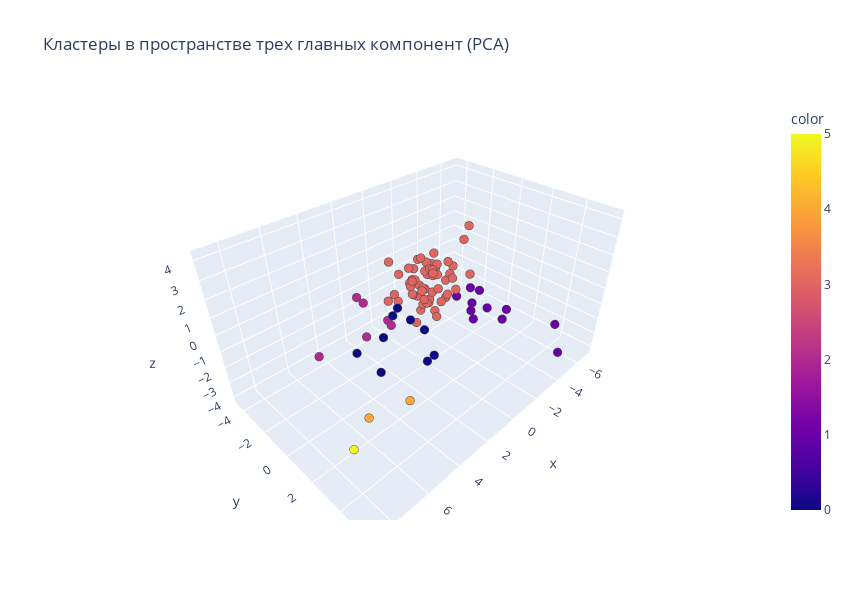

The code cell stored with this chart in its notebook:
### Markdown cell above
**Выводы по результатам тестирования и валидации**

Гауссова смесь показывает наилучшие метрики (коэффициент силуэта и индекс Davies-Bouldin). Наилучший коэффициент Calinski-Harabatz и индекс Рэнда у метода K-means на PCA-признаках, также коэффициент силуэта и индекс Davis-Bouldin дает не намного плохие резельтаты. Ориентируясь на результаты кластеризации в пространстве PCA-компонент (ниже),  в качестве окончательной модели выбираем "K-means на PCA-компонентах".

### Code cell
kmeans_pca = cluster.KMeans(n_clusters=6, random_state=42)
pca_labels = kmeans_pca.fit_predict(X_pca)
result_df['cluster'] = pca_labels
# Упорядочим нумерацию кластеров 
result_df.to_csv('social_russia_data/russia_region_clusters.csv')
result_df['cluster'].to_csv('social_russia_data/labels.csv')

fig = px.scatter_3d(
    x=X_pca[:,0], y=X_pca[:,1], z=X_pca[:,2],
    title='Кластеры в пространстве трех главных компонент (PCA)',
    color=result_df['cluster'], width=850, height=600)
fig.update_traces(marker={'size':3}, marker_line_width=0.5)
fig.show()
fig.write_html('figs_3d/kmeans_pca.html')

### Figure 1 — Plotly figure (JSON) as saved in the notebook; plotly's stock layout.template omitted (floating-point values rounded to 4 significant figures)
{"data": [{"hovertemplate": "x=%{x}<br>y=%{y}<br>z=%{z}<br>color=%{marker.color}<extra></extra>", "legendgroup": "", "marker": {"color": [2, 3, 3, 3, 3, 3, 3, 3, 3, 2, 3, 3, 3, 3, 3, 3, 3, 2, 3, 3, 3, 4, 3, 3, 2, 0, 3, 3, 2, 3, 1, 3, 3, 3, 3, 3, 3, 1, 1, 1, 1, 1, 1, 3, 3, 3, 3, 2, 3, 3, 3, 3, 3, 3, 3, 3, 3, 3, 3, 0, 0, 0, 4, 3, 1, 1, 3, 3, 3, 3, 3, 3, 3, 3, 1, 1, 0, 0, 3, 0, 3, 0, 0, 3, 5], "coloraxis": "coloraxis", "line": {"width": 0.5}, "size": 3, "symbol": "circle"}, "mode": "markers", "name": "", "scene": "scene", "showlegend": false, "type": "scatter3d", "x": [0.7796, -0.4296, -0.03842, 0.6164, -0.8258, 1.036, -0.04314, -0.2394, 0.6296, 2.349, -0.5141, -0.801, -0.7394, -0.8588, 0.3602, 0.3344, 0.3942, 4.179, 0.1494, 0.9822, -0.7519, 6.024, 0.572, 0.9616, 1.83, 2.382, -0.4097, -0.866, 2.394, -1.607, -2.419, -1.373, -0.7476, -1.277, -0.4482, -0.4735, -0.2537, -2.776, -6.885, -3.612, -3.989, -2.683, -4.581, -1.84, 0.311, -1.471, -1.63, 1.543, 0.05716, -1.325, 0.7086, -1.018, 0.4599, -0.9052, -0.9692, 0.701, -0.9801, -0.8903, -1.274, 1.789, 1.861, 4.461, 7.193, 0.5269, -2.104, -3.9, 0.1609, -1.252, 0.5603, -0.3873, -0.8801, -0.526, -0.312, -0.2189, -1.742, -2.13, 2.155, 1.711, 0.2297, 0.8607, -0.1438, 4.53, 3.15, -2.114, 8.71], "y": [-2.378, -0.07187, -1.002, -2.269, -0.7037, -1.949, 0.01495, -1.362, -1.897, -2.363, -0.1949, -1.566, -0.9757, -1.942, -0.7866, -1.06, -0.9462, -4.521, 0.474, 0.5539, 0.2357, 4.968, -0.556, -1.238, -3.11, 0.2977, -0.9394, -0.9064, -2.89, -1.018, 0.8049, -0.648, -1.537, 0.7613, -1.643, -1.116, -1.123, 1.755, 3.741, -0.01044, 0.2176, -0.3651, 1.575, -0.4376, -0.2209, 0.3365, -1.352, -1.201, 0.1745, 0.1214, 0.4394, -0.469, -1.692, 0.6452, -1.104, -0.5511, -0.3188, -0.4814, 1.143, -0.7627, 1.81, 1.343, 3.82, 0.1497, 3.443, 5.711, 1.483, 1.424, 0.4702, 1.284, 0.3935, -0.7305, 0.334, 0.5036, 1.678, 1.206, 2.548, 1.449, -0.1352, -0.4271, 0.1621, -0.3251, 0.05904, 0.9658, 4.802], "z": [-2.232, 1.173, 0.6799, 1.496, 1.136, -0.6013, -0.269, -0.5109, -0.3442, -2.52, 1.431, 1.368, 0.9278, 0.6182, 0.07657, 1.514, 0.6898, -4.13, 1.788, 1.177, -0.4361, 0.4985, 1.063, -0.3046, -0.8996, 0.7282, 1.856, 0.6917, -0.168, -2.074, -0.06547, -2.173, -0.924, 0.3355, 0.2294, 0.1039, -2.261, -1.088, -3.331, -2.573, -1.225, -1.287, -2.871, -1.005, -0.6767, 1.478, 0.8633, -1.546, 0.07599, 1.706, 0.4899, 1.184, 0.9324, 1.386, 1.319, 0.8042, 1.513, 2.136, 3.358, -0.5703, -1.998, -1.376, -0.4509, 0.9632, -0.01084, -2.531, 1.044, 4.188, 0.2266, 1.63, 0.9065, 0.01859, 1.456, 0.7378, -1.333, -0.7178, -0.9911, -0.3111, -0.3109, -1.139, 0.415, -1.171, -0.7673, 0.9834, -0.2041]}], "layout": {"coloraxis": {"colorbar": {"title": {"text": "color"}}, "colorscale": [[0, "#0d0887"], [0.1111, "#46039f"], [0.2222, "#7201a8"], [0.3333, "#9c179e"], [0.4444, "#bd3786"], [0.5556, "#d8576b"], [0.6667, "#ed7953"], [0.7778, "#fb9f3a"], [0.8889, "#fdca26"], [1, "#f0f921"]]}, "height": 600, "legend": {"tracegroupgap": 0}, "scene": {"domain": {"x": [0, 1], "y": [0, 1]}, "xaxis": {"title": {"text": "x"}}, "yaxis": {"title": {"text": "y"}}, "zaxis": {"title": {"text": "z"}}}, "title": {"text": "Кластеры в пространстве трех главных компонент (PCA)"}, "width": 850}}
